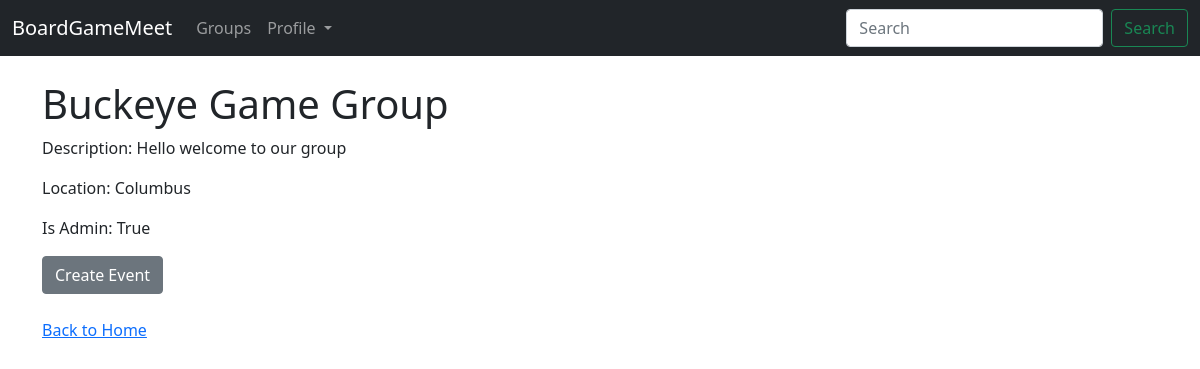
The app's page /group/buckeye-game-group-4/ (signed in) with its own data.
### boardgame/models.py (models this page shows, shortened)
class Group(models.Model):
    name = models.CharField(max_length=100)
    description = models.TextField()
    location = models.CharField(max_length=255)
    members = models.ManyToManyField(User, through='GroupMembers')
    slug = models.SlugField(unique=True)

### boardgame/views.py (the view)
# urls.py: path('group/<slug:group_slug>/', views.group_profile, name='group_profile'),
def group_profile(request, group_slug):
    group = get_object_or_404(Group, slug=group_slug)
    is_admin = GroupMembers.objects.filter(user=request.user, group=group, is_admin=True).exists()
    context = {
        'group': group,
        'is_admin': is_admin
    }
    return render(request, 'boardgame/group_profile.html', context)

### boardgame/templates/boardgame/group_profile.html
{% extends 'boardgame/base.html' %}
{% block content %}
    <h1>{{ group.name }}</h1>
    <p>Description: {{ group.description }}</p>
    <p>Location: {{ group.location }}</p>
    <p>Is Admin: {{ is_admin }}</p>
    {% if is_admin %}
    <a href="{% url 'create_event' group.slug %}" class="btn btn-secondary">Create Event</a>
    {% else %}
        <strong>Join Event button</strong>
    {% endif %}
    <br/><br/>
    <div>
        <a href="{% url 'home' %}">Back to Home</a>
    </div>
{% endblock %}

### records on screen
Group: name "Buckeye Game Group", description "Hello welcome to our group", location "Columbus"

### other values on screen
{{ is_admin }} "True"
